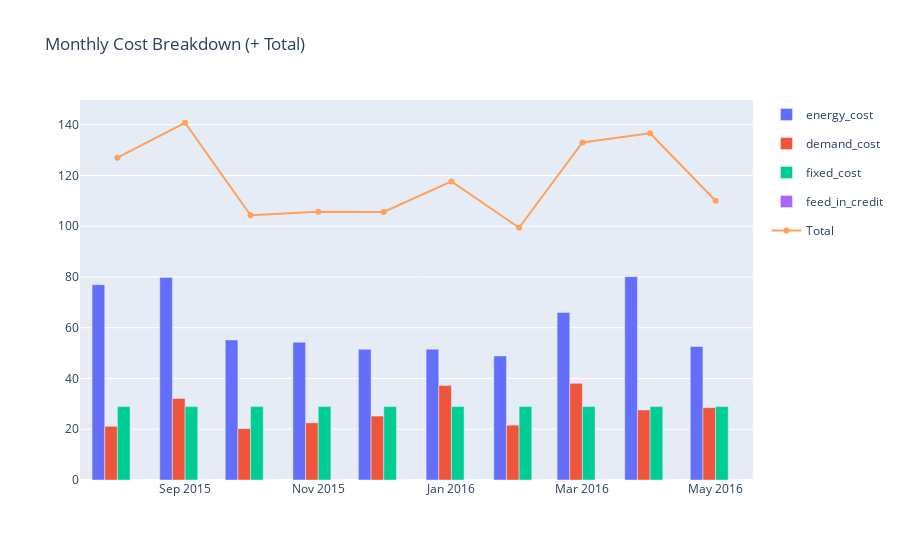

This figure's notebook cell:
### Code cell
plan = ml.types.Plan(
    usage_bands=[
        ml.types.ToUBand("off", "00:00", "16:00", 22.0),
        ml.types.ToUBand("peak","16:00", "21:00", 45.0),
        ml.types.ToUBand("shoulder","21:00", "24:00", 28.0),
    ],
    demand=ml.types.DemandCharge("16:00","21:00","MF", 12.0),
    fixed_c_per_day=95.0,
    feed_in_c_per_kwh=6.0
)

cost = ml.pricing.estimate_monthly_cost(df, plan)  # month, components, total
melted = cost.melt(id_vars="month", value_vars=["energy_cost","demand_cost","fixed_cost","feed_in_credit"],
                   var_name="component", value_name="AUD")

fig = px.bar(
    melted, x="month", y="AUD", color="component",
    title="Monthly Cost Breakdown",
    labels={"month":"Month","AUD":"$"},
    barmode="relative"  # feed_in_credit is negative → subtracts
)
# Optional: add total as line
fig2 = go.Figure(fig.data)
fig2.add_trace(go.Scatter(x=cost["month"], y=cost["total"], name="Total", mode="lines+markers"))
fig2.update_layout(title="Monthly Cost Breakdown (+ Total)", hovermode="x unified")
fig2.show()

### Figure 1 — Plotly figure (JSON) as saved in the notebook; plotly's stock layout.template omitted (floating-point values rounded to 4 significant figures)
{"data": [{"hovertemplate": "component=energy_cost<br>Month=%{x}<br>$=%{y}<extra></extra>", "legendgroup": "energy_cost", "marker": {"color": "#636efa", "pattern": {"shape": ""}}, "name": "energy_cost", "orientation": "v", "showlegend": true, "textposition": "auto", "type": "bar", "x": ["2015-08", "2015-09", "2015-10", "2015-11", "2015-12", "2016-01", "2016-02", "2016-03", "2016-04", "2016-05"], "xaxis": "x", "y": [76.95, 79.76, 55.15, 54.28, 51.52, 51.52, 48.88, 66.02, 80.11, 52.6], "yaxis": "y"}, {"hovertemplate": "component=demand_cost<br>Month=%{x}<br>$=%{y}<extra></extra>", "legendgroup": "demand_cost", "marker": {"color": "#EF553B", "pattern": {"shape": ""}}, "name": "demand_cost", "orientation": "v", "showlegend": true, "textposition": "auto", "type": "bar", "x": ["2015-08", "2015-09", "2015-10", "2015-11", "2015-12", "2016-01", "2016-02", "2016-03", "2016-04", "2016-05"], "xaxis": "x", "y": [21.14, 32.09, 20.26, 22.51, 25.2, 37.2, 21.6, 38.09, 27.6, 28.51], "yaxis": "y"}, {"hovertemplate": "component=fixed_cost<br>Month=%{x}<br>$=%{y}<extra></extra>", "legendgroup": "fixed_cost", "marker": {"color": "#00cc96", "pattern": {"shape": ""}}, "name": "fixed_cost", "orientation": "v", "showlegend": true, "textposition": "auto", "type": "bar", "x": ["2015-08", "2015-09", "2015-10", "2015-11", "2015-12", "2016-01", "2016-02", "2016-03", "2016-04", "2016-05"], "xaxis": "x", "y": [28.92, 28.92, 28.92, 28.92, 28.92, 28.92, 28.92, 28.92, 28.92, 28.92], "yaxis": "y"}, {"hovertemplate": "component=feed_in_credit<br>Month=%{x}<br>$=%{y}<extra></extra>", "legendgroup": "feed_in_credit", "marker": {"color": "#ab63fa", "pattern": {"shape": ""}}, "name": "feed_in_credit", "orientation": "v", "showlegend": true, "textposition": "auto", "type": "bar", "x": ["2015-08", "2015-09", "2015-10", "2015-11", "2015-12", "2016-01", "2016-02", "2016-03", "2016-04", "2016-05"], "xaxis": "x", "y": [-0.0, -0.0, -0.0, -0.0, -0.0, -0.0, -0.0, -0.0, -0.0, -0.0], "yaxis": "y"}, {"mode": "lines+markers", "name": "Total", "type": "scatter", "x": ["2015-08", "2015-09", "2015-10", "2015-11", "2015-12", "2016-01", "2016-02", "2016-03", "2016-04", "2016-05"], "y": [127.0, 140.8, 104.3, 105.7, 105.6, 117.6, 99.4, 133.0, 136.6, 110.0]}], "layout": {"hovermode": "x unified", "title": {"text": "Monthly Cost Breakdown (+ Total)"}}}
